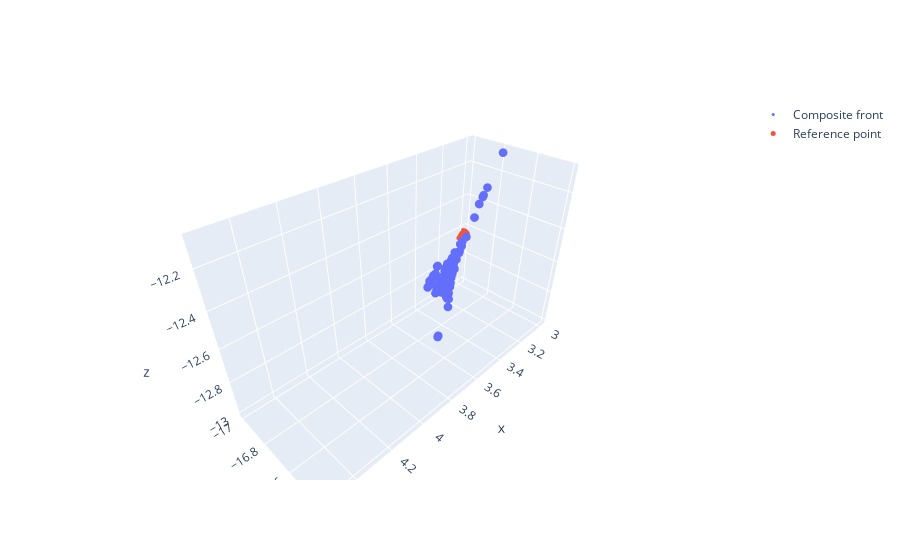

Write notebook code for a chart like this one.
### Code cell
rp = gp.generateRP4learning(base)
visualize_3D_front_rp(base.composite_front, rp)
